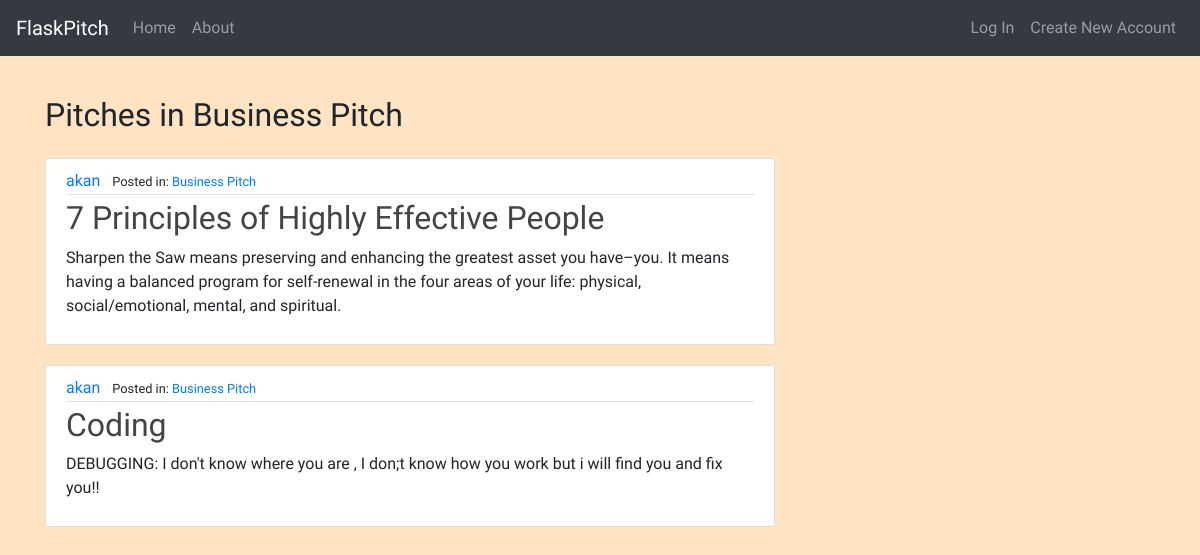
/post/Business Pitch, run on the app's committed database.
### app/models.py (models this page shows, shortened)
class Post(db.Model):
    id = db.Column(db.Integer, primary_key = True)
    title = db.Column(db.String(100), nullable = False)
    date_posted = db.Column(db.DateTime, nullable = False, default = datetime.utcnow)
    content = db.Column(db.Text, nullable =False)
    user_id = db.Column(db.Integer, db.ForeignKey('user.id'), nullable = False)
    category = db.Column(db.Text, nullable=False)
    comments = db.relationship('Comment', backref='post', lazy=True)

class User(db.Model, UserMixin):
    id = db.Column(db.Integer, primary_key = True)
    username = db.Column(db.String(20), unique= True, nullable = False )
    email = db.Column(db.String(120), unique= True, nullable = False )
    image_file = db.Column(db.String(20), nullable = False, default = 'default.jpeg' )
    password = db.Column(db.String(60), nullable = False )
    posts = db.relationship('Post', backref = 'author', lazy = True)

### app/posts/views.py (the view)
@posts.route("/post/<string:category>")
def category_post(category):
    post = Post.query.filter_by(category=category).all()
    return render_template('category.html', post=post, category=category)

### app/templates/category.html
{% extends 'index.html' %}
{% block content%}
<br>
<h2 class="mb-4 mt-2 pt-2"> Pitches in {{category}} </h2>
{% for post in post %}
<article class="media content-section">
     <div class="media-body">
          <div class="article-metadata">
            <a class="mr-2" href="{{ url_for('users.user_posts', username=post.author.username) }}">{{ post.author.username }}</a>
            <small class="mr-2">Posted in: <a class="mr-2" href="{{ url_for('posts.category_post', category=post.category) }}">{{ post.category }}</a></small>
          </div>
          <h2><a class="article-title mt-2" href="{{ url_for('posts.post', post_id=post.id) }}">{{ post.title }}</a></h2>
          <p class="article-content">{{ post.content }}</p>
        </div>
</article>
{% endfor %}
{% endblock %}

### app/static/css/styles.css (style rules this page uses)
body { background-color: bisque; font-family: 'Source Sans Pro', sans-serif; }
.content-section { background: #ffffff; padding: 10px 20px; border: 1px solid #dddddd; border-radius: 3px; margin-bottom: 20px; }
.article-title { color: #444444; }
.article-content { white-space: pre-line; }
.article-metadata { padding-bottom: 1px; margin-bottom: 4px; border-bottom: 1px solid #e3e3e3 }

### data on the page
Post: author.username "akan", category "Business Pitch", title "7 Principles of Highly Effective People", content "Sharpen the Saw means preserving and enhancing the greatest asset you have–you. It means having a balanced program for self-renewal in the four areas of your life: physical, social/emotional, mental, and spiritual."
Post: author.username "akan", category "Business Pitch", title "Coding", content "DEBUGGING: I don't know where you are , I don;t know how you work but i will find you and fix you!!"

### other printed values
{{ category }} "Business Pitch"
